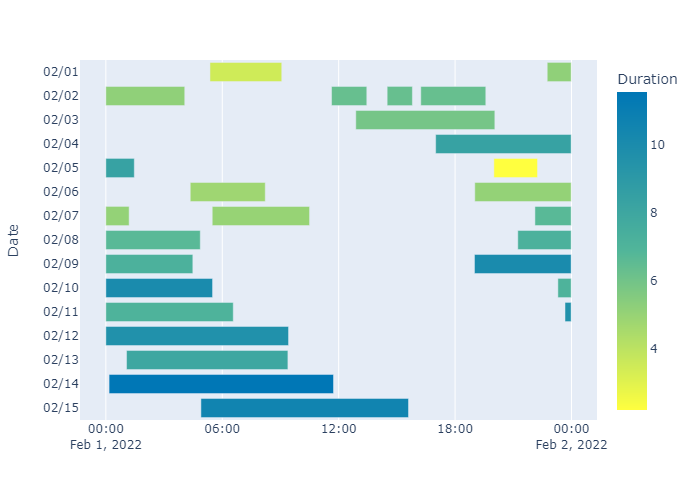

Source code (Python):
import time
import json
import plotly.io as pio
import plotly.express as px

# https://www.geeksforgeeks.org/append-to-json-file-using-python/
W = '\033[0m'
R = '\033[31m'
G = '\033[32m'
Y = '\033[33m'
B = '\033[34m'
P = '\033[35m'
# print(W+'default ' + R+'red ' + G+'green ' +
#       Y+'yellow ' + B+'blue ' + P+'purple')


def write_json(_data, _file="SDV.json"):
    with open(_file, 'r+') as f:
        file_data = json.load(f)
        file_data["sleep_record"].append(_data)
        f.seek(0)
        json.dump(file_data, f, indent=4)


def read_json(_file="SDV.json"):
    with open(_file, 'r') as j:
        _records = json.loads(j.read())
    return _records


def draw_show(_df):
    fig = px.timeline(_df, color="Duration", x_start="Sleep",
                      x_end="Wake", y="Date", color_continuous_scale=['#ffff3f', '#52b69a', '#0077b6'])
    fig.update_yaxes(autorange="reversed")
    fig.show()


def draw_save(_df, _file):
    fig = px.timeline(_df, color="Duration", x_start="Sleep",
                      x_end="Wake", y="Date", color_continuous_scale=['#ffff3f', '#52b69a', '#0077b6'])
    fig.update_yaxes(autorange="reversed")
    pio.write_image(fig, _file)


def draw_show_save(_df, _file):
    fig = px.timeline(_df, color="Duration", x_start="Sleep",
                      x_end="Wake", y="Date", color_continuous_scale=['#ffff3f', '#52b69a', '#0077b6'])
    fig.update_yaxes(autorange="reversed")
    pio.write_image(fig, _file)
    fig.show()


write_or_read = input("Do you want to "+B+"write" +
                      W+" or "+P+"read"+W+" file? ")
if write_or_read == "Write" or write_or_read == "write" or write_or_read == "w":
    file = input(B+"    File to write to: "+W)
    print(W+"    Please enter the following: ")
    time.sleep(1)

    # get input
    month = int(input(B+"\tMonth: "+W))
    # check within range
    while month > 12 or month < 1 or len(str(month)) == 0:
        # if not repeat til correct
        print(R+"\tWrong value for month, please enter between 1 and 12")
        month = int(input(B+"\tMonth: "+W))
    # check input length before converting
    if len(str(month)) == 1:
        # add zero if len() == 1 and change to str
        month = '0' + str(month)
    else:
        # change type to str
        month = str(month)

    day = int(input(B+"\tDay: "+W))
    while day > 31 or day < 1 or len(str(day)) == 0:
        print(R+"\tWrong value for day, please enter between 1 and 31")
        day = int(input(B+"\tDay: "+W))
    if len(str(day)) == 1:
        day = '0' + str(day)
    else:
        day = str(day)

    sleep_h = int(input(B+"\tSleep Hour: "+W))
    while sleep_h > 23 or sleep_h < 0 or len(str(sleep_h)) == 0:
        print(R+"\tWrong value for sleep hour, please enter between 0 and 23")
        sleep_h = int(input(B+"\tSleep Hour: "+W))
    if len(str(sleep_h)) == 1:
        sleep_h = '0' + str(sleep_h)
    else:
        sleep_h = str(sleep_h)

    sleep_m = int(input(B+"\tSleep Minute: "+W))
    while sleep_m >= 60 or sleep_m < 0 or len(str(sleep_m)) == 0:
        print(R+"\tWrong value for sleep minute, please enter between 0 and 59")
        sleep_m = int(input(B+"\tSleep Minute: "+W))
    if len(str(sleep_m)) == 1:
        sleep_m = '0' + str(sleep_m)
    else:
        sleep_m = str(sleep_m)

    wake_h = int(input(B+"\tWake Hour: "+W))
    while wake_h > 23 or wake_h < 0 or len(str(wake_h)) == 0:
        print(R+"\tWrong value for wake hour, please enter between 0 and 23")
        wake_h = int(input(B+"\tWake Hour: "+W))
    while int(sleep_h) > wake_h:
        print(
            R+"\tWrong value for wake hour, please enter between {} and 23".format(sleep_h))
        wake_h = int(input(B+"\tWake Hour: "+W))
    if len(str(wake_h)) == 1:
        wake_h = '0' + str(wake_h)
    else:
        wake_h = str(wake_h)

    wake_m = int(input(B+"\tWake Minute: "+W))
    while wake_m >= 60 or wake_m < 0 or len(str(wake_m)) == 0:
        print(R+"\tWrong value for wake minute, please enter between 0 and 59")
        wake_m = int(input(B+"\tWake Minute: "+W))
    if len(str(wake_m)) == 1:
        wake_m = '0' + str(wake_m)
    else:
        wake_m = str(wake_m)

    duration = float(input(B+"\tDuration: "+W))
    while duration <= 0 or duration > 24 or len(str(duration)) == 0:
        print(R+"\tWrong value for duration, please enter between 1 and 24")
        duration = float(input(B+"\tDuration: "+W))

    j = {
        "date": {"year": 2022, "month": month, "day": day},
        "sleep": {"hour": sleep_h, "min": sleep_m},
        "wake": {"hour": wake_h, "min": wake_m},
        "duration": duration
    }

    write_json(j, file)
    print(W+"Please wait for file writing...")
    time.sleep(2)
    print(W+"You can view the file at " + B+file+W)


if write_or_read == "Read" or write_or_read == "read" or write_or_read == "r":
    file = input(P+"File to read: "+W)
    time.sleep(1)
    records = read_json(file)
    df = []
    for i in records['sleep_record']:
        record = dict(Date='{}/{}'.format(i['date']['month'], i['date']['day']),
                      Sleep='2022-02-01 {}:{}:00'.format(
                          i['sleep']['hour'], i['sleep']['min']),
                      Wake='2022-02-01 {}:{}:00'.format(
                          i['wake']['hour'], i['wake']['min']),
                      Duration=i['duration'])
        df.append(record)
    print(W+"Reading the file...")
    time.sleep(1)
    toDraw = input(Y+"Do you want to draw the data? " + W+"(yes/[no]): ")
    if toDraw == "Yes" or toDraw == 'yes' or toDraw == 'Y' or toDraw == 'y':
        time.sleep(1)
        print("Choose one from the following ")
        time.sleep(1)
        print("  1. Draw and show")
        time.sleep(1)
        print("  2. Draw and save")
        time.sleep(1)
        print("  3. Draw, show, and save")
        time.sleep(1)
        toSaveShow = int(input(Y+"Answer: "+W))
        if toSaveShow == 1:
            print("Please wait...")
            draw_show(df)
        elif toSaveShow == 2:
            file = input("Please enter output filename: ")
            print("Please wait...")
            draw_save(df, file)
        elif toSaveShow == 3:
            file = input("Please enter output filename: ")
            print("Please wait...")
            draw_show_save(df, file)
        print(Y+"DONE"+W)
    else:
        print(Y+"No figure produced"+W)
